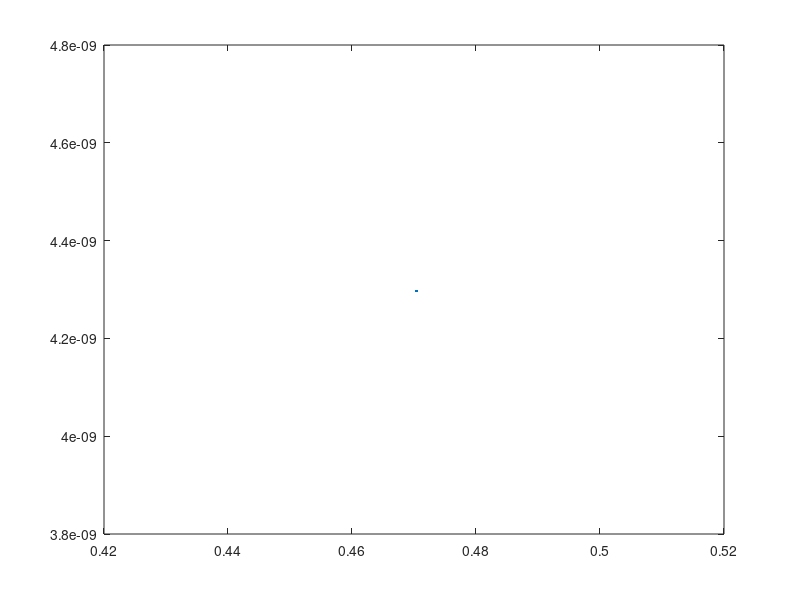

This chart was generated by the following MATLAB code:
clc
clear

% Vgs=0.44:0.0002:0.525;

Vds=0.006;
Vgs= 0.4704;

temp=4.2;
qc = -1.60217733e-19;
kB=1.380658e-23;
m0=9.10956e-31;
weff=55e-9;


h=6.62607015e-34;

meff=0.19*m0;


Vpeak=[0.4704 0.4924 0.5136];
% Ipeak=[4.2076E-09 3.42005e-08 4.53746e-08];  %original
Ipeak=[4.30021e-09 1.56846e-08 2.24052e-08];
beta=[75.6174  60.985 -50.3666];

delta_E=zeros(1,6);
for i=1:6
    if mod(i,2)==1  %奇数
        delta_E(i)=0;
    else            %偶数
        delta_E(i)=(i+1)*h^2/(8*meff*weff^2);
    end
end

i=1;

%% slope of blockade
s2=(0.487-0.4924)/(0.0112-0);
s2=2.5*s2
s1=(0.487-0.4704)/(0.0112-0);
s1=0.45*s1

%% caculate parameter such as Cg
% Cg=abs(qc/((Vpeak(2)-Vpeak(1))-(s2-s1)/(s1*s2)*(delta_E(1)/qc)));
% Cd=abs(Cg/s2);
% % Cd=10e-18;
% Ctot=Cg*abs((s2-s1)/(s1*s2));


for i=3:-1:1
    if( i~=1 )
        Cg(i)=abs(qc/(Vpeak(i)-Vpeak(i-1)));
    elseif(i==1)
        Cg(1)=Cg(2);
    end
    
end

Cd = [6.85626e-18 7.0545e-18 7.54572e-18];

Ctot=[1.74584e-17 1.45197e-17 1.89818e-17];


%% caculate energy of tunneling


It=0;

for i=1:1
    if i==1
        Qi=0;
    else
        Qi=0;
    end
    
    delta_FS_i_sub = qc./Ctot(i).*(Cd(i)*Vds + Cg(i).*(Vgs-Vpeak(i))+Qi) + abs(delta_E(i));
    delta_FS_isub1_add = - delta_FS_i_sub;
    delta_FD_i_sub = qc/Ctot(i).*(-(Ctot(i)-Cd(i))*Vds+ Cg(i).*(Vgs-Vpeak(i))+Qi)+abs(delta_E(i));
    delta_FD_isub1_add = - delta_FD_i_sub;

    I_vgs = Ipeak(i).*exp(beta(i).*(Vgs-Vpeak(i)));



    It = It +  I_vgs.*(1-exp(qc*Vds/(kB*temp)))./(1 +  exp(delta_FS_i_sub/(kB*temp))...
                                           +exp(-delta_FD_i_sub/(kB*temp))...
                                           +1  )*2;
%                                        +exp(qc*Vds/(kB*temp)) );
                                       
end

mode =2;   % @1 original data @ 2 sub EKV
if mode == 1
    It = It + EKV_model(Vds,Vgs);
elseif mode == 2
    ;
end


def = 2;   % @1 log     @2 linear
if def ==1
   plot(Vgs,log(It+1E-10)/log(10))
elseif def == 2
    plot(Vgs,abs(It))
end

x = exp(-delta_FS_i_sub/(kB*temp))
y = exp(qc*Vds/(kB*temp))
xy=x*y

(1+x)*(1+1/(x*y))
(1+1/x)*(1+x*y)


(1+x)*(1+1/(x*y))*(1+x*y)
(1+1/x)*(1+1/(x*y))*(1+x*y)
(1+x)*(1+1/x)*(1+x*y)
(1+x)*(1+1/x)*(1+1/(x*y))

(1*(1+x)*(1+1/(x*y))-1*(1+1/x)*(1+x*y))/(1*(1+x)*(1+1/(x*y))*(1+x*y)+1*(1+1/x)*(1+1/(x*y))*(1+x*y)+1*(1+x)*(1+1/x)*(1+x*y)+1*(1+x)*(1+1/x)*(1+1/(x*y)))




(1-exp(qc*Vds/(kB*temp)))./(1 +  exp(delta_FS_i_sub/(kB*temp))...
                                           +exp(-delta_FD_i_sub/(kB*temp))...
                                           +exp(qc*Vds/(kB*temp)))



